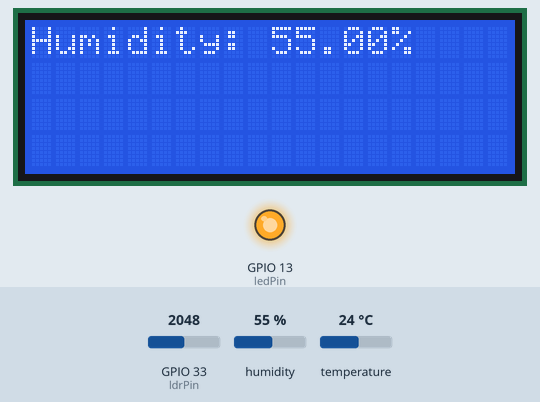
A program run on a simulated ESP32. Parts: 20×4 character LCD, output pins drawn as LEDs (lit = HIGH). The test bench sets the inputs (shaded band); at power-on: humidity 55 %, GPIO 33 (ldrPin) = 2048, temperature 24 °C. Storage starts empty; what the program prints to the serial monitor is not drawn.

Above: at 3.6 s.
3.7 s: humidity set to 22 %
At 9.4 s:
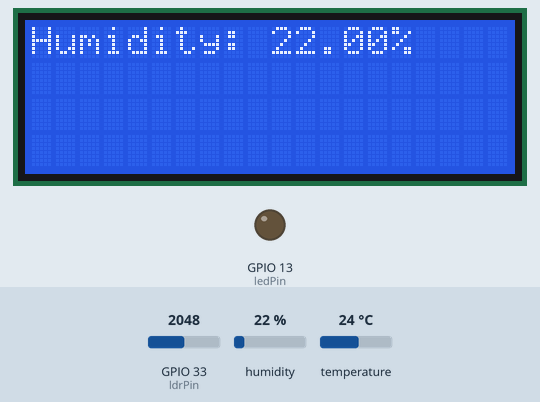
10.5 s: GPIO 33 (ldrPin) set to 2866
At 12.7 s:
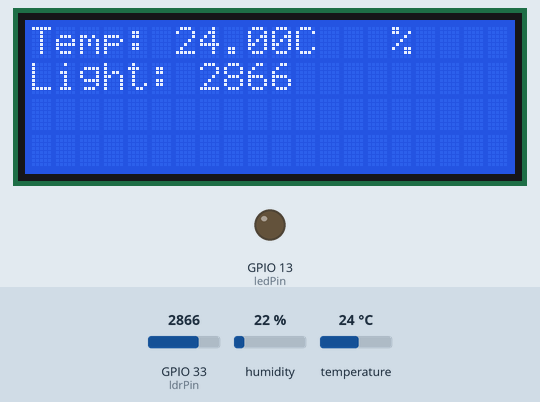
14.9 s: temperature set to 12 °C
At 18.5 s:
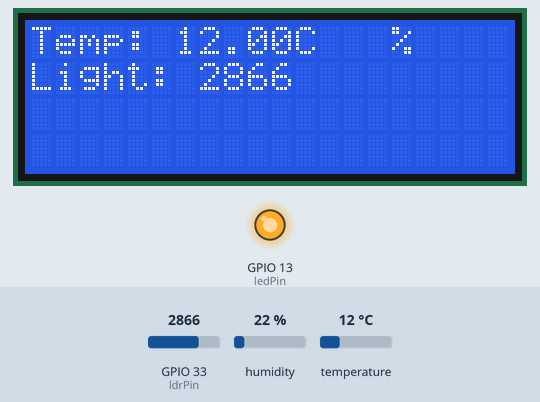
19.5 s: GPIO 33 (ldrPin) set to 3040
At 25.2 s:
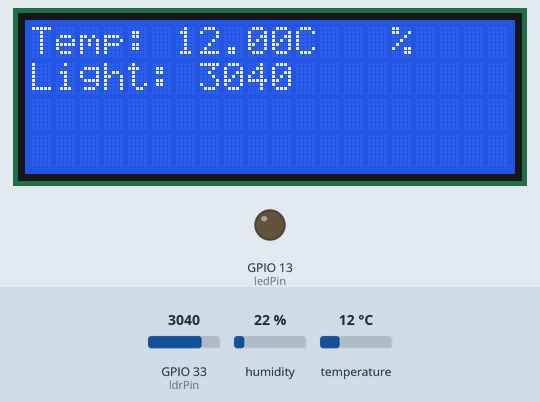
25.5 s: humidity set to 40 %
At 28.4 s:
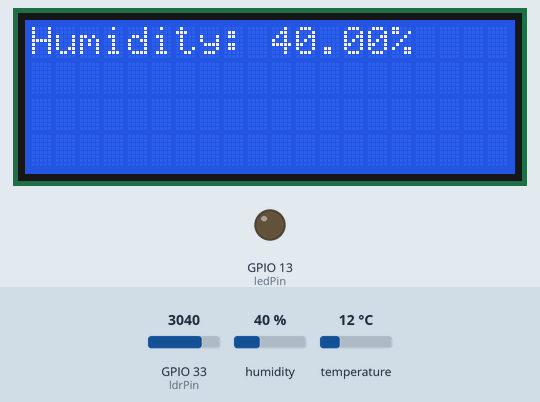
29.9 s: GPIO 33 (ldrPin) set to 2960
At 32.7 s:
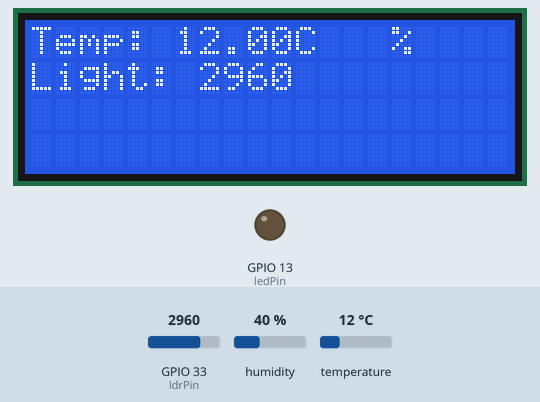
Timing chart, 0 to 35.3 s (numbered marks = the images above; inputs shaded):
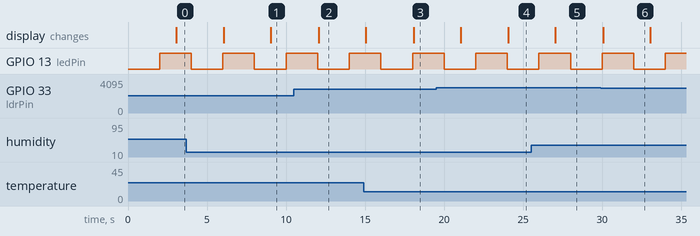

Measured:
- after the input at 3.7 s, the display: first differs from a run without the input after 5.3 s (image 1)
- after the input at 10.5 s, the display: changes after 1.6 s (image 2)
- after the input at 14.9 s, the display: first differs from a run without the input after 3.2 s (image 3)
- after the input at 19.5 s, the display: first differs from a run without the input after 4.6 s (image 4)
- after the input at 25.5 s, the display: changes after 1.5 s (image 5)
- after the input at 29.9 s, the display: changes after 0.17 s (image 6)
- by itself, GPIO 13 (ledPin): alternates HIGH for 2.0 s and LOW for 2.0 s

The program:

main.cpp
```cpp
#ifndef DEVICE_ID
#define DEVICE_ID "default-id"
#endif

#include <Wire.h>
#include <SPIFFS.h>
#include <LiquidCrystal_I2C.h>
#include <Adafruit_Sensor.h>
#include <DHT.h>

// DHT sensor setup
#define DHTPIN 18
#define DHTTYPE DHT22
DHT dht(DHTPIN, DHTTYPE);

// LDR setup
const int ldrPin = 33;

//LED setup
const int ledPin = 13;

// LCD setup
LiquidCrystal_I2C lcd(0x27, 20, 4);

// Timing variables
unsigned long lastHumidityReadTime = 0;
unsigned long lastTemperatureAndLightReadTime = 0;
unsigned long lastSaveTime = 0;

// LED interval for blinking (in milliseconds)
const unsigned long blinkInterval = 2000; // 2 seconds
unsigned long previousMillis = 0;

void blinkLED();

void setup() {
  Serial.begin(115200);
  Serial.print("Device ID: ");
  Serial.println(DEVICE_ID);
   if (!SPIFFS.begin(true)) {
    Serial.println("An Error has occurred while mounting SPIFFS");
    return;
  }
  dht.begin();

  // Initialize the LCD
  lcd.init();
  lcd.backlight();

  pinMode(ldrPin, INPUT);
  pinMode(ledPin, OUTPUT);
}

void loop() {
  unsigned long currentTime = millis();

  blinkLED();

  // Read and display humidity every 3 seconds
  if (currentTime - lastHumidityReadTime >= 3000) {
    float humidity = dht.readHumidity();
    lastHumidityReadTime = currentTime;

    // Display humidity
    lcd.setCursor(0, 0);
    lcd.print("Humidity: ");
    lcd.print(humidity);
    lcd.print("%   ");

    lcd.setCursor(0, 1);
    lcd.print("                ");


  }

  // Read and display temperature and light intensity every 6 seconds
  if (currentTime - lastTemperatureAndLightReadTime >= 6000) {
    float temperature = dht.readTemperature();
    int lightIntensity = analogRead(ldrPin);
    lastTemperatureAndLightReadTime = currentTime;

    // Display temperature
    lcd.setCursor(0, 0);
    lcd.print("Temp: ");
    lcd.print(temperature);
    lcd.print("C   ");

    // Display light intensity
    lcd.setCursor(0, 1);
    lcd.print("Light: ");
    lcd.print(lightIntensity);
    lcd.print("   ");
  }

  // Save data to SPIFFS once every minute
  if (currentTime - lastSaveTime >= 60000) {
    lastSaveTime = currentTime;

    // Construct the data string to save
    float humidity = dht.readHumidity();
    float temperature = dht.readTemperature();
    int lightIntensity = analogRead(ldrPin);
    String dataString = String(currentTime) + "," + String(temperature) + "," + String(humidity) + "," + String(lightIntensity) + "\n";

    // Open file for appending
    File file = SPIFFS.open("/sensor_data.txt", FILE_APPEND);
    if(!file){
      Serial.println("There was an error opening the file for appending");
      return;
    }

    if(file.print(dataString)){
      Serial.println("Data saved: " + dataString);
    } else {
      Serial.println("Write failed");
    }

    // Always close the file when you're done with it
    file.close();
  }


}


void blinkLED() {
  unsigned long currentMillis = millis();

  if (currentMillis - previousMillis >= blinkInterval) {
    previousMillis = currentMillis;

    if (digitalRead(ledPin) == LOW) {
      digitalWrite(ledPin, HIGH);
    } else {
      digitalWrite(ledPin, LOW);
    }
  }
}
```
